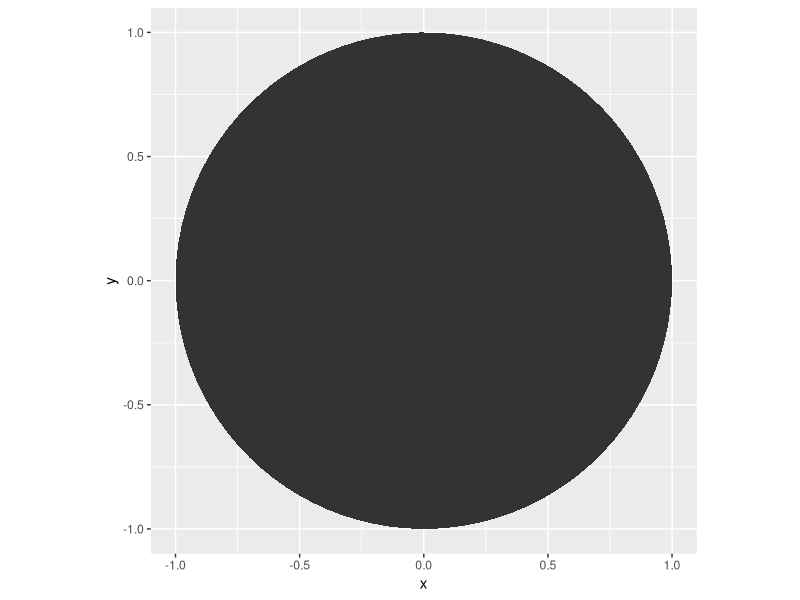
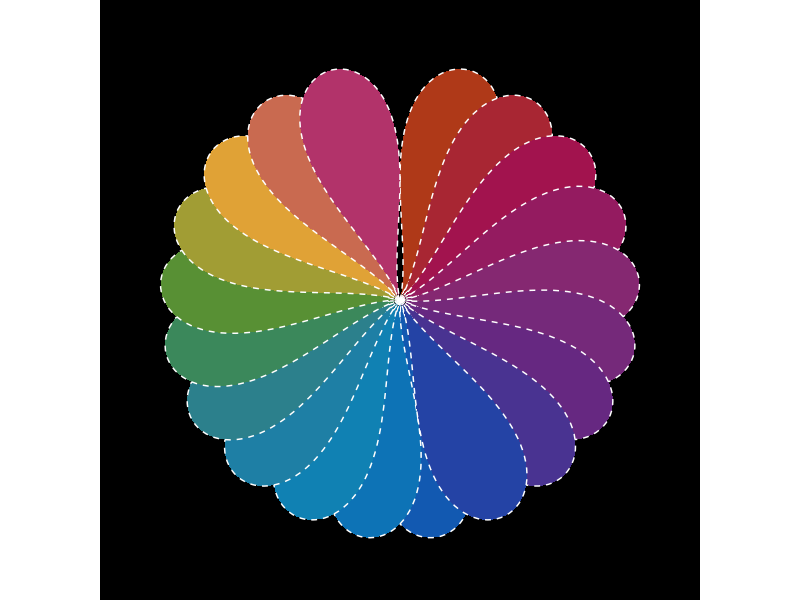

Generate these figures, in order, with R:
#Patterns Example #3 Recreating Rainbow Wheel-----------------------------------

#==============================================================================#
#Library Load-in----------------------------------------------------------------
#==============================================================================#
library(ggplot2) #For making the piece w/ ggplot
library(dplyr) #For data wrangling
library(tibble) #To work with tibbles
library(purrr) #iteration help

#==============================================================================#
#Creating and Viewing Base Data ------------------------------------------------
#==============================================================================#

#1) Calculate data for a circle from scratch------------------------------------
#This requires some geometry/trig knowledge------------------------------------#
#ggplot works on a cartesian plot system so inputs need to be in X and Y values#
#Regular circle equation: x^2 + y^2 = r^2
#Converted circle equation for cartesian system:-------------------------------#
# x = cos(each angle)----------------------------------------------------------#
# y = sin(each angle)----------------------------------------------------------#
#------------------------------------------------------------------------------#

#Make a vector with angles for the circle#
angles <- seq(0, 2*pi, length.out = 100)

#Make the full circle with "converted" equations# 
circle <- tibble(x = cos(angles),
                 y = sin(angles))

#View the base_circle plot#
circle |>
  ggplot(aes(x,y))+
  geom_polygon()+
  coord_equal()

#==============================================================================#
#Iterating the Data Set--------------------------------------------------------#
#==============================================================================#

#2) Iterate the circle to copy and shift in a row-------------------------------
# We'll use purrr's map2_df for this since we want to map colors and n value---#
#-------------------------------------------------------------------------------

#Number of circles we want in total#
n = 20

#Setting up the spectrum of colors we want to use#
rainbow_pal <-  c("#af3918", "#a21152", "#822b75", "#612884","#154baf",
                  "#0b82b9", "#277e9d", "#488e35","#e3a934","#b2336a")

#Expanding this spectrum to match the number of circles we want#
final_pal <- colorRampPalette(rainbow_pal)(n)

#Creating a final data frame with circles, colors, and group variables---------#
circle_row <- map2_df(1:n,final_pal, ~circle |>
                       mutate(x = x + .x,
                              color = .y,
                              group = paste0("group",.x)))

#==============================================================================#
#Tweaking the Aesthetics and Plotting the Final Image---------------------------
#==============================================================================#

#3) Add final aesthetic options to make it pretty-------------------------------
#We need to remove all the grid lines and labels#
#We need to make the circles all a different color#
#we need to make each circle border white and dashed#
#We need to make the background color black("#000000")#
#We need to convert the plot to polar coordinates#
#------------------------------------------------------------------------------#

#Setting options for the image#
line_style <- 2
line_color <- "#ffffff"
background_color <- "#000000"

#Plotting the final image while feeding in options#
#Fill variable gets the colors from the dataset#
circle_row |>
  ggplot(aes(x,y, group = group))+
  theme_void()+
  geom_polygon(fill = circle_row$color, color = line_color, linetype = line_style)+
  theme(plot.background = element_rect(fill = background_color))+
  coord_polar() #warps the circles into a "wheel"

